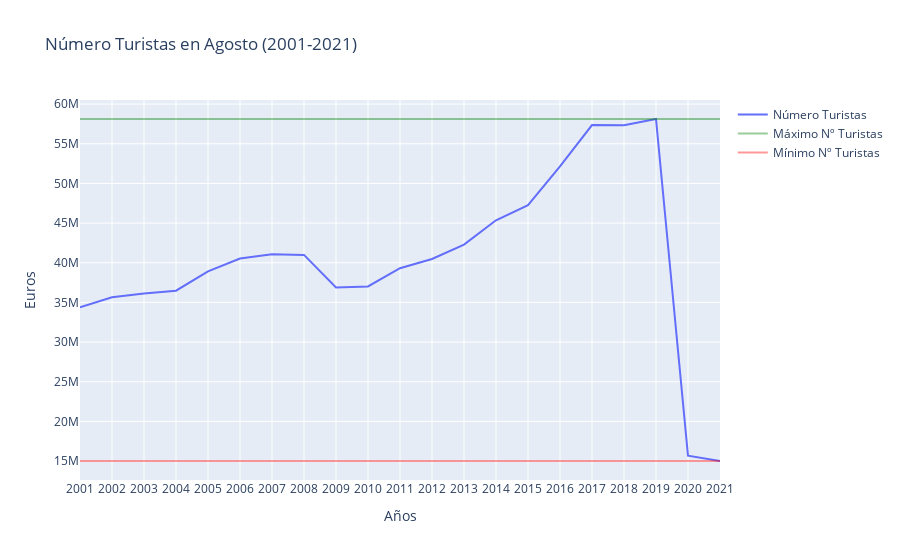

This figure's notebook cell:
### Code cell
trace = go.Scatter(x = df['Año'],
                  y = df['Nº de turistas'],
                  name = 'Número Turistas',
                  mode= 'lines')

trace_h1 = go.Scatter(x = df['Año'],
                  y = maximo,
                  name = 'Máximo Nº Turistas',
                  mode= 'lines',
                  opacity = 0.4,
                  marker=dict(
                          color='green',
                          size=10,
                          ))

trace_h2 = go.Scatter(x = df['Año'],
                  y = minimo,
                  name = 'Mínimo Nº Turistas',
                  mode= 'lines',
                  opacity = 0.4,
                  marker=dict(
                          color='red',
                          size=10,
                          ))

data = [trace, trace_h1, trace_h2]

layout = dict(title = 'Número Turistas en Agosto (2001-2021)',
                xaxis= dict(title= 'Años',ticklen= 5),
                yaxis= dict(title= 'Euros',ticklen= 5)
           )

fig = go.Figure(data = data, layout=layout)

iplot(fig)

fig.write_html(os.path.join(os.path.dirname(os.path.dirname(os.path.abspath('file'))), 'data', 'turistas.html'))

### Figure 1 — Plotly figure (JSON) as saved in the notebook; plotly's stock layout.template omitted (floating-point values rounded to 4 significant figures)
{"data": [{"mode": "lines", "name": "Número Turistas", "type": "scatter", "x": ["2001", "2002", "2003", "2004", "2005", "2006", "2007", "2008", "2009", "2010", "2011", "2012", "2013", "2014", "2015", "2016", "2017", "2018", "2019", "2020", "2021"], "y": [34400000, 35650000, 36120000, 36480000, 38910000, 40540000, 41070000, 40990000, 36890000, 37020000, 39310000, 40480000, 42290000, 45350000, 47270000, 52160000, 57350000, 57330000, 58120000, 15670000, 15010000]}, {"marker": {"color": "green", "size": 10}, "mode": "lines", "name": "Máximo Nº Turistas", "opacity": 0.4, "type": "scatter", "x": ["2001", "2002", "2003", "2004", "2005", "2006", "2007", "2008", "2009", "2010", "2011", "2012", "2013", "2014", "2015", "2016", "2017", "2018", "2019", "2020", "2021"], "y": [58120000, 58120000, 58120000, 58120000, 58120000, 58120000, 58120000, 58120000, 58120000, 58120000, 58120000, 58120000, 58120000, 58120000, 58120000, 58120000, 58120000, 58120000, 58120000, 58120000, 58120000]}, {"marker": {"color": "red", "size": 10}, "mode": "lines", "name": "Mínimo Nº Turistas", "opacity": 0.4, "type": "scatter", "x": ["2001", "2002", "2003", "2004", "2005", "2006", "2007", "2008", "2009", "2010", "2011", "2012", "2013", "2014", "2015", "2016", "2017", "2018", "2019", "2020", "2021"], "y": [15010000, 15010000, 15010000, 15010000, 15010000, 15010000, 15010000, 15010000, 15010000, 15010000, 15010000, 15010000, 15010000, 15010000, 15010000, 15010000, 15010000, 15010000, 15010000, 15010000, 15010000]}], "layout": {"title": {"text": "Número Turistas en Agosto (2001-2021)"}, "xaxis": {"ticklen": 5, "title": {"text": "Años"}}, "yaxis": {"ticklen": 5, "title": {"text": "Euros"}}}}
